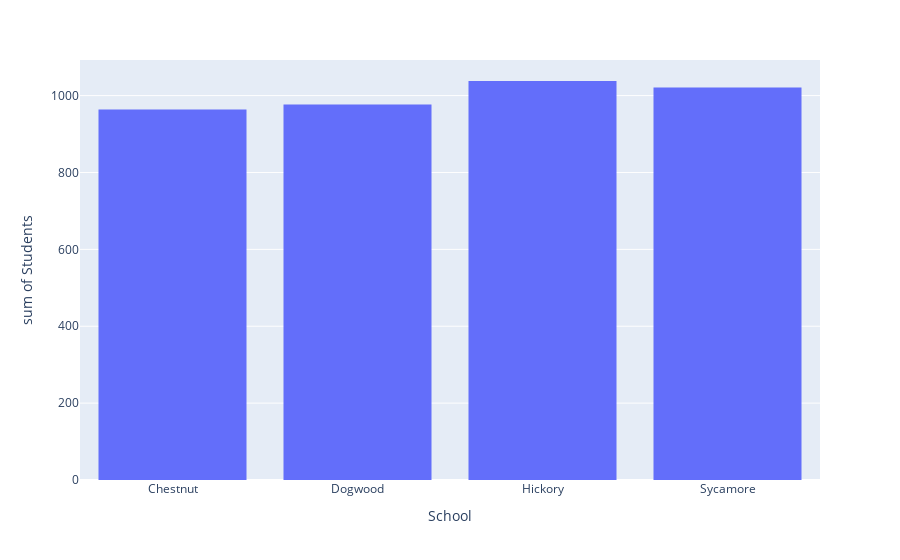

The code cell stored with this chart in its notebook:
### Markdown cell above
# Creating Bar Graphs

df_school_grade_pivot shows enrollment data by both school and grade. In order to determine our schoolwide enrollment counts, we can use Plotly Express's [histogram()](https://plotly.com/python/histograms/) function to sum up all enrollment totals at each school. 

In the following line of code, the first argument (df_school_grade_pivot) is our data source, and the 'x' and 'y' arguments are both columns within that DataFrame.

### Code cell
px.histogram(df_school_grade_pivot, x = 'School', y = 'Students')
# The following line, which passes just two arguments 
# (one Pandas Series for 'x' and another for 'y'), 
# would produce an equivalent chart:
# px.histogram(x = df_school_grade_pivot['School'], y = df_school_grade_pivot['Students'])

### Figure 1 — Plotly figure (JSON) as saved in the notebook; plotly's stock layout.template omitted (floating-point values rounded to 4 significant figures)
{"data": [{"alignmentgroup": "True", "bingroup": "x", "histfunc": "sum", "hovertemplate": "School=%{x}<br>sum of Students=%{y}<extra></extra>", "legendgroup": "", "marker": {"color": "#636efa", "pattern": {"shape": ""}}, "name": "", "offsetgroup": "", "orientation": "v", "showlegend": false, "type": "histogram", "x": ["Chestnut", "Chestnut", "Chestnut", "Chestnut", "Chestnut", "Chestnut", "Chestnut", "Chestnut", "Chestnut", "Chestnut", "Chestnut", "Chestnut", "Chestnut", "Dogwood", "Dogwood", "Dogwood", "Dogwood", "Dogwood", "Dogwood", "Dogwood", "Dogwood", "Dogwood", "Dogwood", "Dogwood", "Dogwood", "Dogwood", "Hickory", "Hickory", "Hickory", "Hickory", "Hickory", "Hickory", "Hickory", "Hickory", "Hickory", "Hickory", "Hickory", "Hickory", "Hickory", "Sycamore", "Sycamore", "Sycamore", "Sycamore", "Sycamore", "Sycamore", "Sycamore", "Sycamore", "Sycamore", "Sycamore", "Sycamore", "Sycamore", "Sycamore"], "xaxis": "x", "y": [90, 71, 76, 61, 85, 66, 74, 65, 75, 77, 79, 75, 70, 93, 56, 75, 79, 74, 89, 70, 68, 75, 63, 90, 70, 75, 74, 84, 93, 71, 78, 78, 79, 93, 87, 84, 82, 65, 70, 72, 85, 80, 97, 89, 73, 70, 72, 68, 71, 86, 75, 83], "yaxis": "y"}], "layout": {"barmode": "relative", "legend": {"tracegroupgap": 0}, "margin": {"t": 60}, "xaxis": {"anchor": "y", "domain": [0, 1], "title": {"text": "School"}}, "yaxis": {"anchor": "x", "domain": [0, 1], "title": {"text": "sum of Students"}}}}
